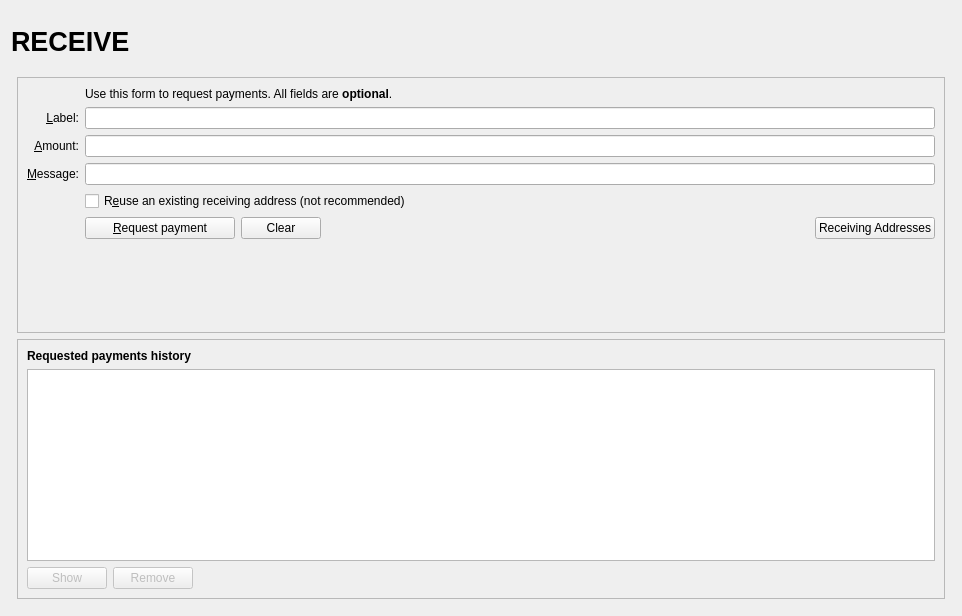
<?xml version="1.0" encoding="UTF-8"?>
<ui version="4.0">
 <class>ReceiveCoinsDialog</class>
 <widget class="QWidget" name="ReceiveCoinsDialog">
  <property name="geometry">
   <rect>
    <x>0</x>
    <y>0</y>
    <width>962</width>
    <height>616</height>
   </rect>
  </property>
  <layout class="QVBoxLayout" name="verticalLayout" stretch="0">
   <item>
    <layout class="QVBoxLayout" name="verticalLayout_Master" stretch="0,1">
     <property name="spacing">
      <number>0</number>
     </property>
     <item>
      <widget class="QFrame" name="frame_Header">
       <layout class="QVBoxLayout" name="verticalLayout_8">
        <property name="leftMargin">
         <number>0</number>
        </property>
        <property name="topMargin">
         <number>0</number>
        </property>
        <property name="rightMargin">
         <number>0</number>
        </property>
        <property name="bottomMargin">
         <number>0</number>
        </property>
        <item>
         <layout class="QHBoxLayout" name="horizontalLayout_Header" stretch="1,0,1">
          <item>
           <widget class="QLabel" name="labelOverviewHeaderLeft">
            <property name="minimumSize">
             <size>
              <width>464</width>
              <height>60</height>
             </size>
            </property>
            <property name="maximumSize">
             <size>
              <width>16777215</width>
              <height>60</height>
             </size>
            </property>
            <property name="font">
             <font>
              <pointsize>20</pointsize>
              <weight>75</weight>
              <bold>true</bold>
             </font>
            </property>
            <property name="text">
             <string>RECEIVE</string>
            </property>
           </widget>
          </item>
          <item>
           <spacer name="horizontalSpacer_3">
            <property name="orientation">
             <enum>Qt::Horizontal</enum>
            </property>
            <property name="sizeHint" stdset="0">
             <size>
              <width>40</width>
              <height>20</height>
             </size>
            </property>
           </spacer>
          </item>
          <item>
           <widget class="QLabel" name="labelOverviewHeaderRight">
            <property name="minimumSize">
             <size>
              <width>464</width>
              <height>60</height>
             </size>
            </property>
            <property name="maximumSize">
             <size>
              <width>16777215</width>
              <height>60</height>
             </size>
            </property>
            <property name="font">
             <font>
              <pointsize>14</pointsize>
             </font>
            </property>
            <property name="text">
             <string/>
            </property>
            <property name="alignment">
             <set>Qt::AlignRight|Qt::AlignTrailing|Qt::AlignVCenter</set>
            </property>
           </widget>
          </item>
         </layout>
        </item>
       </layout>
      </widget>
     </item>
     <item>
      <widget class="QFrame" name="frame_BG">
       <layout class="QVBoxLayout" name="verticalLayout_5">
        <property name="leftMargin">
         <number>6</number>
        </property>
        <property name="topMargin">
         <number>6</number>
        </property>
        <property name="rightMargin">
         <number>6</number>
        </property>
        <property name="bottomMargin">
         <number>6</number>
        </property>
        <item>
         <widget class="QFrame" name="frame2">
          <property name="sizePolicy">
           <sizepolicy hsizetype="Preferred" vsizetype="Expanding">
            <horstretch>0</horstretch>
            <verstretch>0</verstretch>
           </sizepolicy>
          </property>
          <property name="frameShape">
           <enum>QFrame::StyledPanel</enum>
          </property>
          <property name="frameShadow">
           <enum>QFrame::Sunken</enum>
          </property>
          <layout class="QVBoxLayout" name="verticalLayout_3">
           <item>
            <layout class="QGridLayout" name="gridLayout">
             <item row="7" column="2">
              <widget class="QCheckBox" name="reuseAddress">
               <property name="toolTip">
                <string>Reuse one of the previously used receiving addresses.&lt;br&gt;Reusing addresses has security and privacy issues.&lt;br&gt;Do not use this unless re-generating a payment request made before.</string>
               </property>
               <property name="text">
                <string>R&amp;euse an existing receiving address (not recommended)</string>
               </property>
              </widget>
             </item>
             <item row="7" column="0">
              <widget class="QLabel" name="label_4">
               <property name="text">
                <string/>
               </property>
              </widget>
             </item>
             <item row="6" column="0">
              <widget class="QLabel" name="label_3">
               <property name="toolTip">
                <string>An optional message to attach to the payment request, which will be displayed when the request is opened. Note: The message will not be sent with the payment over the Nodestats network.</string>
               </property>
               <property name="text">
                <string>&amp;Message:</string>
               </property>
               <property name="alignment">
                <set>Qt::AlignRight|Qt::AlignTrailing|Qt::AlignVCenter</set>
               </property>
               <property name="buddy">
                <cstring>reqMessage</cstring>
               </property>
              </widget>
             </item>
             <item row="4" column="2">
              <widget class="QLineEdit" name="reqLabel">
               <property name="toolTip">
                <string>An optional label to associate with the new receiving address.</string>
               </property>
              </widget>
             </item>
             <item row="6" column="2">
              <widget class="QLineEdit" name="reqMessage">
               <property name="toolTip">
                <string>An optional message to attach to the payment request, which will be displayed when the request is opened.&lt;br&gt;Note: The message will not be sent with the payment over the Nodestats network.</string>
               </property>
              </widget>
             </item>
             <item row="2" column="2">
              <widget class="QLabel" name="label_5">
               <property name="text">
                <string>Use this form to request payments. All fields are &lt;b&gt;optional&lt;/b&gt;.</string>
               </property>
              </widget>
             </item>
             <item row="4" column="0">
              <widget class="QLabel" name="label_2">
               <property name="toolTip">
                <string>An optional label to associate with the new receiving address.</string>
               </property>
               <property name="text">
                <string>&amp;Label:</string>
               </property>
               <property name="alignment">
                <set>Qt::AlignRight|Qt::AlignTrailing|Qt::AlignVCenter</set>
               </property>
               <property name="buddy">
                <cstring>reqLabel</cstring>
               </property>
              </widget>
             </item>
             <item row="5" column="0">
              <widget class="QLabel" name="label">
               <property name="toolTip">
                <string>An optional amount to request. Leave this empty or zero to not request a specific amount.</string>
               </property>
               <property name="text">
                <string>&amp;Amount:</string>
               </property>
               <property name="alignment">
                <set>Qt::AlignRight|Qt::AlignTrailing|Qt::AlignVCenter</set>
               </property>
               <property name="buddy">
                <cstring>reqAmount</cstring>
               </property>
              </widget>
             </item>
             <item row="5" column="2">
              <widget class="BitcoinAmountField" name="reqAmount">
               <property name="minimumSize">
                <size>
                 <width>80</width>
                 <height>0</height>
                </size>
               </property>
               <property name="toolTip">
                <string>An optional amount to request. Leave this empty or zero to not request a specific amount.</string>
               </property>
              </widget>
             </item>
             <item row="8" column="0">
              <widget class="QLabel" name="label_7">
               <property name="text">
                <string/>
               </property>
              </widget>
             </item>
             <item row="8" column="2">
              <layout class="QHBoxLayout" name="horizontalLayout">
               <item>
                <widget class="QPushButton" name="receiveButton">
                 <property name="minimumSize">
                  <size>
                   <width>150</width>
                   <height>0</height>
                  </size>
                 </property>
                 <property name="text">
                  <string>&amp;Request payment</string>
                 </property>
                 <property name="icon">
                  <iconset resource="../nodestats.qrc">
                   <normaloff>:/icons/receiving_addresses</normaloff>:/icons/receiving_addresses</iconset>
                 </property>
                </widget>
               </item>
               <item>
                <widget class="QPushButton" name="clearButton">
                 <property name="sizePolicy">
                  <sizepolicy hsizetype="Minimum" vsizetype="Fixed">
                   <horstretch>0</horstretch>
                   <verstretch>0</verstretch>
                  </sizepolicy>
                 </property>
                 <property name="toolTip">
                  <string>Clear all fields of the form.</string>
                 </property>
                 <property name="text">
                  <string>Clear</string>
                 </property>
                 <property name="icon">
                  <iconset resource="../nodestats.qrc">
                   <normaloff>:/icons/remove</normaloff>:/icons/remove</iconset>
                 </property>
                 <property name="autoDefault">
                  <bool>false</bool>
                 </property>
                </widget>
               </item>
               <item>
                <spacer name="horizontalSpacer">
                 <property name="orientation">
                  <enum>Qt::Horizontal</enum>
                 </property>
                 <property name="sizeHint" stdset="0">
                  <size>
                   <width>40</width>
                   <height>20</height>
                  </size>
                 </property>
                </spacer>
               </item>
               <item>
                <widget class="QPushButton" name="receivingAddressesButton">
                 <property name="text">
                  <string>Receiving Addresses</string>
                 </property>
                 <property name="icon">
                  <iconset resource="../nodestats.qrc">
                   <normaloff>:/icons/address-book</normaloff>:/icons/address-book</iconset>
                 </property>
                 <property name="autoDefault">
                  <bool>false</bool>
                 </property>
                </widget>
               </item>
              </layout>
             </item>
             <item row="9" column="2">
              <spacer name="verticalSpacer">
               <property name="orientation">
                <enum>Qt::Vertical</enum>
               </property>
               <property name="sizeHint" stdset="0">
                <size>
                 <width>20</width>
                 <height>40</height>
                </size>
               </property>
              </spacer>
             </item>
            </layout>
           </item>
          </layout>
         </widget>
        </item>
        <item>
         <widget class="QFrame" name="frame">
          <property name="sizePolicy">
           <sizepolicy hsizetype="Preferred" vsizetype="Expanding">
            <horstretch>0</horstretch>
            <verstretch>0</verstretch>
           </sizepolicy>
          </property>
          <property name="frameShape">
           <enum>QFrame::StyledPanel</enum>
          </property>
          <property name="frameShadow">
           <enum>QFrame::Raised</enum>
          </property>
          <layout class="QVBoxLayout" name="verticalLayout_2">
           <item>
            <widget class="QLabel" name="label_6">
             <property name="font">
              <font>
               <weight>75</weight>
               <bold>true</bold>
              </font>
             </property>
             <property name="text">
              <string>Requested payments history</string>
             </property>
            </widget>
           </item>
           <item>
            <widget class="QTableView" name="recentRequestsView">
             <property name="palette">
              <palette>
               <active>
                <colorrole role="Text">
                 <brush brushstyle="SolidPattern">
                  <color alpha="255">
                   <red>51</red>
                   <green>51</green>
                   <blue>51</blue>
                  </color>
                 </brush>
                </colorrole>
               </active>
               <inactive>
                <colorrole role="Text">
                 <brush brushstyle="SolidPattern">
                  <color alpha="255">
                   <red>51</red>
                   <green>51</green>
                   <blue>51</blue>
                  </color>
                 </brush>
                </colorrole>
               </inactive>
               <disabled>
                <colorrole role="Text">
                 <brush brushstyle="SolidPattern">
                  <color alpha="255">
                   <red>85</red>
                   <green>85</green>
                   <blue>85</blue>
                  </color>
                 </brush>
                </colorrole>
               </disabled>
              </palette>
             </property>
             <property name="contextMenuPolicy">
              <enum>Qt::CustomContextMenu</enum>
             </property>
             <property name="tabKeyNavigation">
              <bool>false</bool>
             </property>
             <property name="sortingEnabled">
              <bool>true</bool>
             </property>
            </widget>
           </item>
           <item>
            <layout class="QHBoxLayout" name="horizontalLayout_2">
             <item>
              <widget class="QPushButton" name="showRequestButton">
               <property name="enabled">
                <bool>false</bool>
               </property>
               <property name="toolTip">
                <string>Show the selected request (does the same as double clicking an entry)</string>
               </property>
               <property name="text">
                <string>Show</string>
               </property>
               <property name="icon">
                <iconset resource="../nodestats.qrc">
                 <normaloff>:/icons/edit</normaloff>:/icons/edit</iconset>
               </property>
               <property name="autoDefault">
                <bool>false</bool>
               </property>
              </widget>
             </item>
             <item>
              <widget class="QPushButton" name="removeRequestButton">
               <property name="enabled">
                <bool>false</bool>
               </property>
               <property name="toolTip">
                <string>Remove the selected entries from the list</string>
               </property>
               <property name="text">
                <string>Remove</string>
               </property>
               <property name="icon">
                <iconset resource="../nodestats.qrc">
                 <normaloff>:/icons/remove</normaloff>:/icons/remove</iconset>
               </property>
               <property name="autoDefault">
                <bool>false</bool>
               </property>
              </widget>
             </item>
             <item>
              <spacer name="horizontalSpacer_2">
               <property name="orientation">
                <enum>Qt::Horizontal</enum>
               </property>
               <property name="sizeHint" stdset="0">
                <size>
                 <width>40</width>
                 <height>20</height>
                </size>
               </property>
              </spacer>
             </item>
            </layout>
           </item>
          </layout>
         </widget>
        </item>
       </layout>
      </widget>
     </item>
    </layout>
   </item>
  </layout>
 </widget>
 <customwidgets>
  <customwidget>
   <class>BitcoinAmountField</class>
   <extends>QLineEdit</extends>
   <header>bitcoinamountfield.h</header>
   <container>1</container>
  </customwidget>
 </customwidgets>
 <tabstops>
  <tabstop>reqLabel</tabstop>
  <tabstop>reqAmount</tabstop>
  <tabstop>reqMessage</tabstop>
  <tabstop>reuseAddress</tabstop>
  <tabstop>receiveButton</tabstop>
  <tabstop>clearButton</tabstop>
  <tabstop>recentRequestsView</tabstop>
  <tabstop>showRequestButton</tabstop>
  <tabstop>removeRequestButton</tabstop>
 </tabstops>
 <resources>
  <include location="../nodestats.qrc"/>
 </resources>
 <connections/>
</ui>
